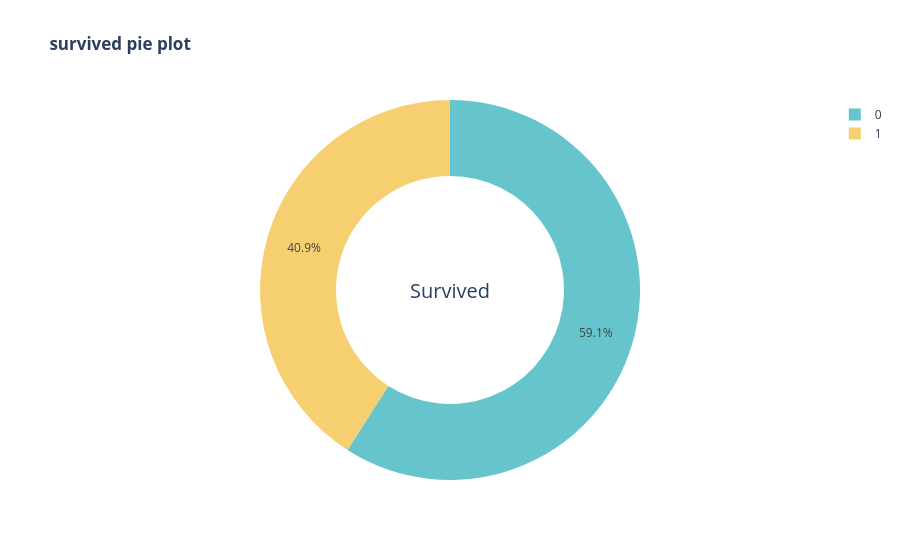

Notebook source saved alongside this figure:
### Code cell
import plotly.express as px
fig = px.pie(df, names = "Survived",
       title="<b> survived pie plot</b>",
       color_discrete_sequence=px.colors.qualitative.Pastel,
       hole=0.6
       
       )
fig.update_layout(annotations = [dict(text='Survived', x=0.5, y=0.5, font_size=20, showarrow=False)])

### Figure 1 — Plotly figure (JSON) as saved in the notebook; plotly's stock layout.template omitted (floating-point values rounded to 4 significant figures; data arrays with more than 128 entries replaced by an {"elided": "..."} marker saying what was removed)
{"data": [{"domain": {"x": [0, 1], "y": [0, 1]}, "hole": 0.6, "hovertemplate": "Survived=%{label}<extra></extra>", "labels": {"elided": "760 int values"}, "legendgroup": "", "name": "", "showlegend": true, "type": "pie"}], "layout": {"annotations": [{"font": {"size": 20}, "showarrow": false, "text": "Survived", "x": 0.5, "y": 0.5}], "legend": {"tracegroupgap": 0}, "piecolorway": ["rgb(102, 197, 204)", "rgb(246, 207, 113)", "rgb(248, 156, 116)", "rgb(220, 176, 242)", "rgb(135, 197, 95)", "rgb(158, 185, 243)", "rgb(254, 136, 177)", "rgb(201, 219, 116)", "rgb(139, 224, 164)", "rgb(180, 151, 231)", "rgb(179, 179, 179)"], "title": {"text": "<b> survived pie plot</b>"}}}
